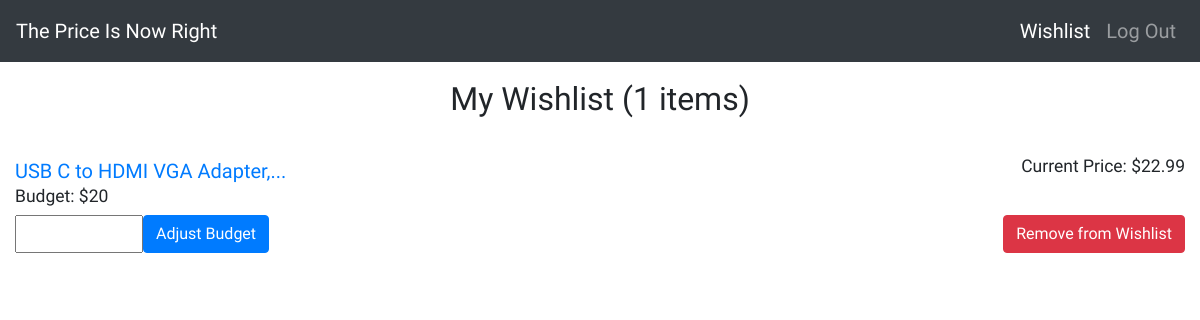
Page /wishlist (signed in) on the earlier database version.
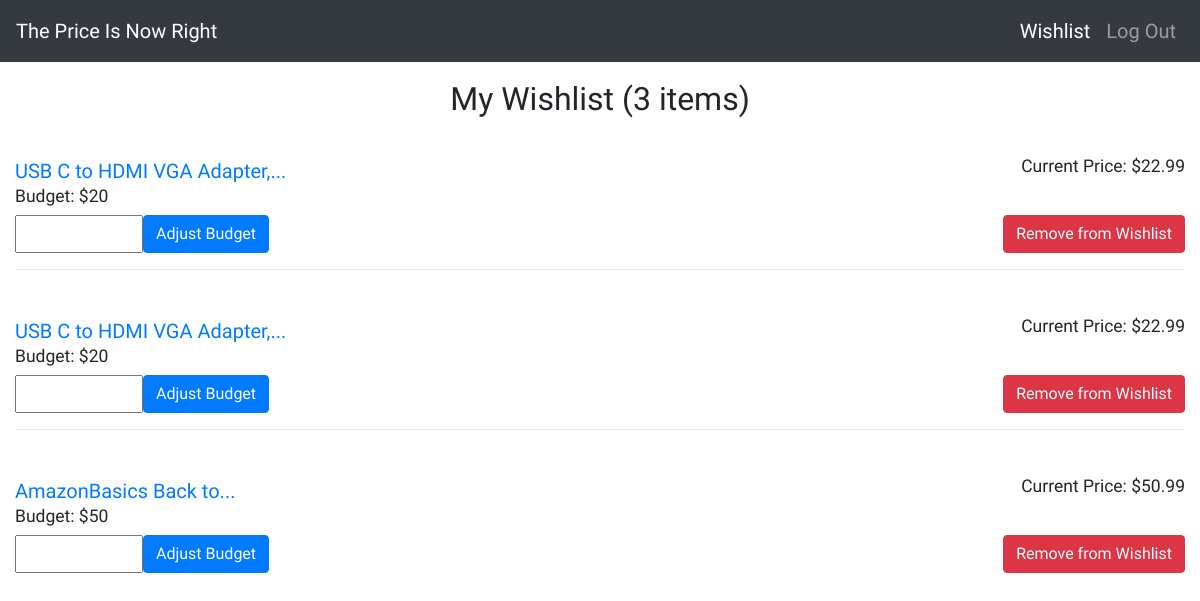
Same page on the later database version.
### price_is_now_right/models.py (models this page shows)
class Product(db.Model):
    id = db.Column(db.Integer, primary_key=True)
    userId = db.Column(db.Integer, db.ForeignKey(User.id), nullable=False)
    title = db.Column(db.String(), nullable=False)
    productURL = db.Column(db.String(), nullable=False)
    currentPrice = db.Column(db.Integer)
    userBudget = db.Column(db.Integer, nullable=False)

### price_is_now_right/routes.py (the view)
@main.route('/wishlist', methods=['GET', 'POST'])
@login_required
def wishlist():
    id = current_user.id
    productList = Product.query.filter_by(userId=id).all()
    return render_template('wishlist.html', productList=productList)

### price_is_now_right/__init__.py (called while the page is built)
def create_app(config_file='settings.py'):
    app = Flask(__name__)
    app.config.from_pyfile('settings.py')
    bootstrap = Bootstrap(app) # allows use of flask-bootstrap
    db.init_app(app)
    migrate = Migrate(app, db)
    login_manager.init_app(app)
    login_manager.login_view = 'main.login'
    @login_manager.user_loader
    def load_user(user_id):
        return User.query.get(user_id)
    app.register_blueprint(main)
    app.cli.add_command(create_tables)
    return app

### price_is_now_right/templates/wishlist.html (shortened to what this page needs)
{% extends "base.html" %}
{% block head %}
{{super()}}
{% endblock %}
{% block styles %}
{{super()}}
<link rel="stylesheet" href="{{url_for('static', filename='wishlist.css')}}">
{% endblock %}
{% block content %}
<nav class="navbar fixed-top navbar-expand-lg navbar-dark bg-dark">
  <a class="navbar-brand" href="{{ url_for('main.index') }}">The Price Is Now Right</a>
  <div class="collapse navbar-collapse" id="navbarSupportedContent">
    <ul class="navbar-nav ml-auto">
        <li class="nav-item active"><a class="nav-link" href="#">Wishlist</a></li>
        <li class="nav-item"><a class="nav-link" href="{{ url_for('main.logout') }}">Log Out</a></li>
    </ul>
  </div>
</nav>
<br>
<div class="container-fluid" id="products">
    <h2 class='wishlist-title text-center'>My Wishlist ({{ productList|length }} items)</h2>
    {% for product in productList %}
    <br>
    <div class='userProduct text-left'>
        <div class="d-flex justify-content-between">
            <a class='product-title' href="{{ product.productURL }}" target="_blank">{{ product.title|truncate(30) }}</a>
            <h4 class="current-price text-right small">Current Price: ${{ product.currentPrice }}</h4>
        </div>
        <h4 class="budget small">Budget: ${{ product.userBudget }}</h4>
        <div class="d-flex justify-content-between">
            <form class='adjust-budget d-flex' method="POST" action="{{ url_for('main.budget', id=product.id) }}">
                <input class='budget-update input-lg' type="number" id="new_budget" name="new_budget" min="0" max="{{ product.currentPrice }}" step=".01"><br>
                <input class='budget-update-btn btn btn-primary' type="submit" value="Adjust Budget">
            </form>
            <form class='remove-wishlist' action="{{ url_for('main.delete', id=product.id) }}">
                <button class="btn btn-danger" type="submit">Remove from Wishlist</button>
            </form>
        </div>
        {% if loop.index < productList|length %}
        <hr>
        {% endif %}
    </div>
    {% endfor %}
</div>
{% endblock %}

### price_is_now_right/templates/base.html (shortened to what this page needs)
<!doctype html>
<html lang="en">
    <head>
        {% block head %}
        {% block styles %}
            {{ bootstrap.load_css() }}
        {% endblock %}
        {% endblock %}
    </head>
    <body>
        {% block content %}{% endblock %}
    </body>
</html>

### price_is_now_right/static/wishlist.css (style rules this page uses)
body { padding-top: 50px; font-family: Cabin; font-size: 20px; }
.product-title { display: inline-block; }
.current-price { display: inline-block; }
.adjust-budget { display: inline-block; }
.remove-wishlist { display: inline-block; }

Differences in the rows shown:
added Product: title "USB C to HDMI VGA Adapter,...", currentPrice "22.99", userBudget "20"
added Product: title "AmazonBasics Back to...", currentPrice "50.99", userBudget "50"
Other differences:
{{ productList|length }}: "1" → "3"
